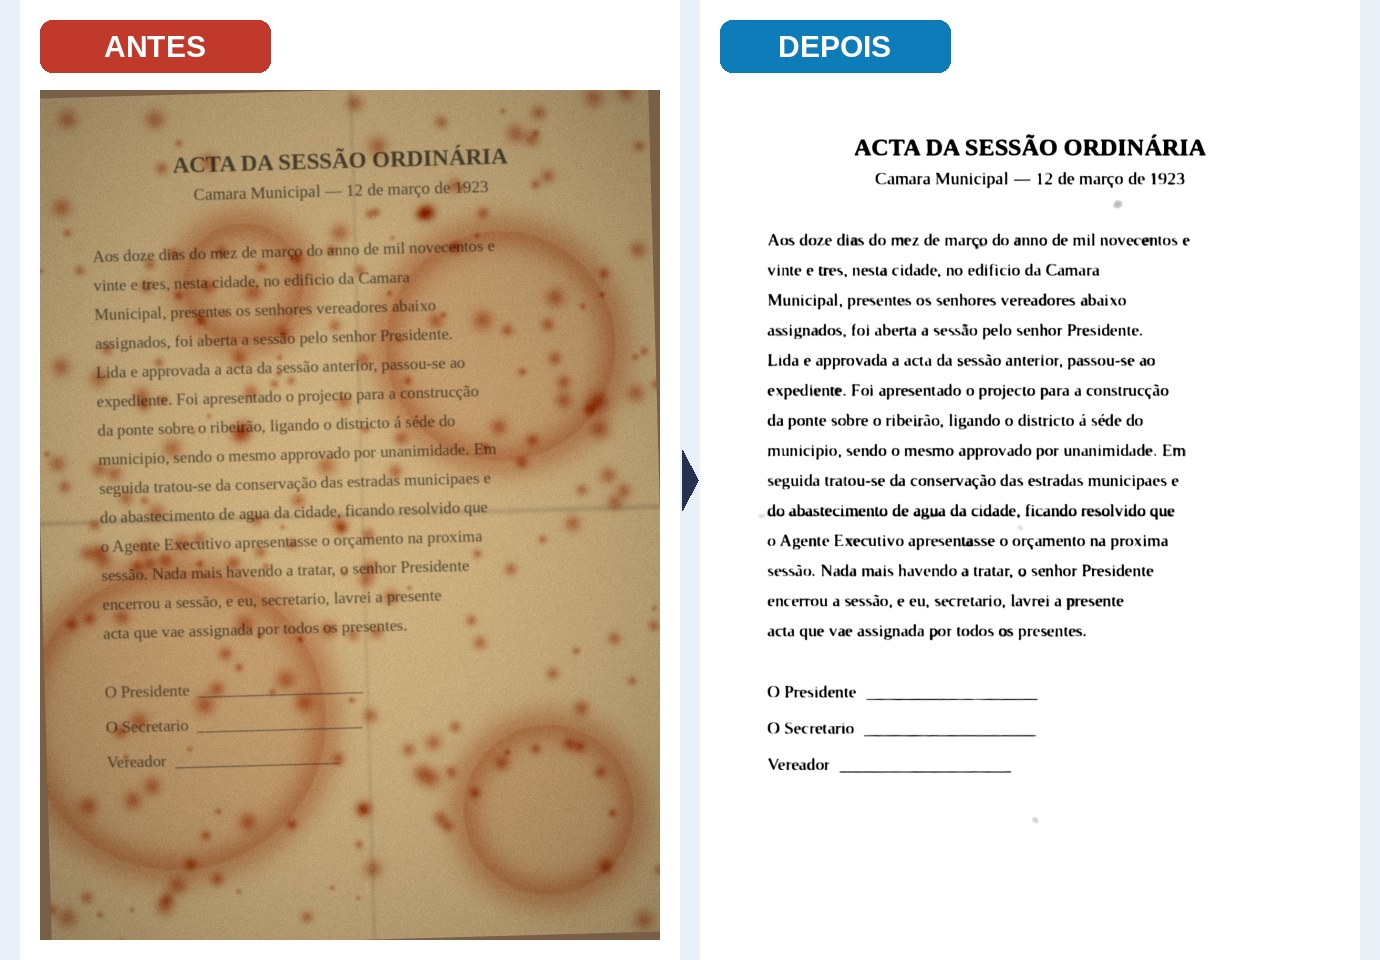

This figure's Python source:
# Cria um documento antigo simulado, degrada e depois restaura com processamento de imagem real (OpenCV).
import numpy as np, cv2, textwrap
from PIL import Image, ImageDraw, ImageFont
rng=np.random.default_rng(7)
W,H=1240,1700
F='/usr/share/fonts/truetype/liberation/LiberationSerif-Regular.ttf'
FB='/usr/share/fonts/truetype/liberation/LiberationSerif-Bold.ttf'
img=Image.new('L',(W,H),255); d=ImageDraw.Draw(img)
d.text((W//2,140),'ACTA DA SESSÃO ORDINÁRIA',font=ImageFont.truetype(FB,46),fill=20,anchor='mm')
d.text((W//2,200),'Camara Municipal — 12 de março de 1923',font=ImageFont.truetype(F,34),fill=30,anchor='mm')
body=("Aos doze dias do mez de março do anno de mil novecentos e vinte e tres, nesta cidade, "
"no edificio da Camara Municipal, presentes os senhores vereadores abaixo assignados, foi aberta a sessão "
"pelo senhor Presidente. Lida e approvada a acta da sessão anterior, passou-se ao expediente. "
"Foi apresentado o projecto para a construcção da ponte sobre o ribeirão, ligando o districto "
"á séde do municipio, sendo o mesmo approvado por unanimidade. Em seguida tratou-se da "
"conservação das estradas municipaes e do abastecimento de agua da cidade, ficando resolvido "
"que o Agente Executivo apresentasse o orçamento na proxima sessão. Nada mais havendo a tratar, "
"o senhor Presidente encerrou a sessão, e eu, secretario, lavrei a presente acta que vae "
"assignada por todos os presentes.")
f=ImageFont.truetype(F,33); y=300
for ln in textwrap.wrap(body,58):
    d.text((120,y),ln,font=f,fill=25); y+=58
y+=60
for nm in ['O Presidente  ____________________','O Secretario  ____________________','Vereador  ____________________']:
    d.text((120,y),nm,font=f,fill=30); y+=70
clean=np.array(img).astype(np.float32)/255

# --- degradação: tinta desbotada, papel amarelado, manchas de umidade, pontos, dobra, ruído
ink=1-clean
yy,xx=np.mgrid[0:H,0:W]
fade=0.35+0.45*cv2.GaussianBlur(rng.random((H,W)).astype(np.float32),(0,0),120)*2
fade=np.clip(fade,0.25,0.9)
ink=ink*fade
ink=cv2.GaussianBlur(ink,(0,0),1.1)
paper=0.86-0.10*cv2.GaussianBlur(rng.random((H,W)).astype(np.float32),(0,0),60)
vign=((xx-W/2)**2/(W*0.62)**2+(yy-H/2)**2/(H*0.62)**2); paper-=0.18*np.clip(vign,0,1.2)
stain=np.zeros((H,W),np.float32)
for cx,cy,r in [(930,520,230),(260,1250,300),(1000,1450,170),(420,380,120)]:
    dist=np.sqrt((xx-cx)**2+(yy-cy)**2)
    stain+=0.30*np.exp(-((dist-r)/38)**2)+0.12*(dist<r)
for _ in range(220):
    cx,cy=rng.integers(0,W),rng.integers(0,H); r=rng.uniform(3,14)
    stain+=0.45*np.exp(-((xx-cx)**2+(yy-cy)**2)/(2*r*r))
stain=cv2.GaussianBlur(stain,(0,0),2)
fold=0.08*np.exp(-((yy-H*0.5)/6)**2)+0.05*np.exp(-((xx-W*0.52)/5)**2)
paper=np.clip(paper-fold,0.3,1)
noise=rng.normal(0,0.03,(H,W)).astype(np.float32)
inkk=1-ink*0.85
# manchas marrons: escurecem forte o azul/verde e pouco o vermelho (como mofo/umidade real)
B=np.clip(paper*0.62*(1-stain*1.05)*inkk+noise,0,1)
G=np.clip(paper*0.86*(1-stain*0.80)*inkk+noise,0,1)
Rr=np.clip(paper*1.00*(1-stain*0.30)*inkk+noise,0,1)
antes=(np.stack([B,G,Rr],-1)*255).astype(np.uint8)
M=cv2.getRotationMatrix2D((W/2,H/2),1.6,1.0)
antes=cv2.warpAffine(antes,M,(W,H),borderValue=(70,95,120))
cv2.imwrite('antes.png',antes)

# --- restauração (processamento real sobre a imagem degradada)
g=antes[...,2].copy()   # canal vermelho: onde a mancha marrom quase some e a tinta continua escura
# endireitar: estima o ângulo pelas linhas de texto
th=cv2.adaptiveThreshold(g,255,cv2.ADAPTIVE_THRESH_MEAN_C,cv2.THRESH_BINARY_INV,41,15)
best=(0,-1)
for a in np.arange(-3,3.01,0.1):
    R=cv2.getRotationMatrix2D((W/2,H/2),a,1.0); t=cv2.warpAffine(th,R,(W,H))
    s=np.var(t.sum(1)); best=max(best,(s,a)) if s>best[0] else best
R=cv2.getRotationMatrix2D((W/2,H/2),best[1],1.0)
g=cv2.warpAffine(g,R,(W,H),borderValue=255)
g=cv2.fastNlMeansDenoising(g,None,12,7,21)
bg=cv2.morphologyEx(g,cv2.MORPH_CLOSE,cv2.getStructuringElement(cv2.MORPH_ELLIPSE,(25,25)))
bg=cv2.GaussianBlur(bg,(0,0),3)
norm=cv2.divide(g,bg,scale=255)                   # remove manchas e amarelado
norm=cv2.normalize(norm,None,0,255,cv2.NORM_MINMAX)
lut=np.clip((np.arange(256)-120)*255/(225-120),0,255).astype(np.uint8)  # reforça a tinta, papel limpo
out=cv2.LUT(norm,lut)
out=cv2.addWeighted(out,1.5,cv2.GaussianBlur(out,(0,0),1.2),-0.5,0)
out=np.where(out>232,255,out).astype(np.uint8)
# borda preta da rotação → branco
mask=cv2.warpAffine(np.full((H,W),255,np.uint8),R@np.vstack([M,[0,0,1]]),(W,H))
out[mask<128]=255
out=out[30:H-30,30:W-30]; out=cv2.resize(out,(W,H),interpolation=cv2.INTER_AREA)
cv2.imwrite('depois.png',out)

# --- quadro lado a lado
def card(im,label,col):
    im=cv2.cvtColor(im,cv2.COLOR_GRAY2BGR) if im.ndim==2 else im
    im=cv2.resize(im,(620,850),interpolation=cv2.INTER_AREA)
    pil=Image.fromarray(cv2.cvtColor(im,cv2.COLOR_BGR2RGB))
    c=Image.new('RGB',(660,960),'#ffffff'); c.paste(pil,(20,90))
    dd=ImageDraw.Draw(c); dd.rounded_rectangle([20,20,250,72],12,fill=col)
    dd.text((135,46),label,font=ImageFont.truetype('/usr/share/fonts/truetype/liberation/LiberationSans-Bold.ttf',30),fill='white',anchor='mm')
    return c
A=card(antes,'ANTES','#C0392B'); B=card(out,'DEPOIS','#0E7CB8')
S=Image.new('RGB',(1380,960),'#EAF0F8'); S.paste(A,(20,0)); S.paste(B,(700,0))
dd=ImageDraw.Draw(S); dd.polygon([(682,450),(698,480),(682,510)],fill='#263050')
S.save('antes_depois.png')
print('ok, ângulo corrigido',round(best[1],1))
